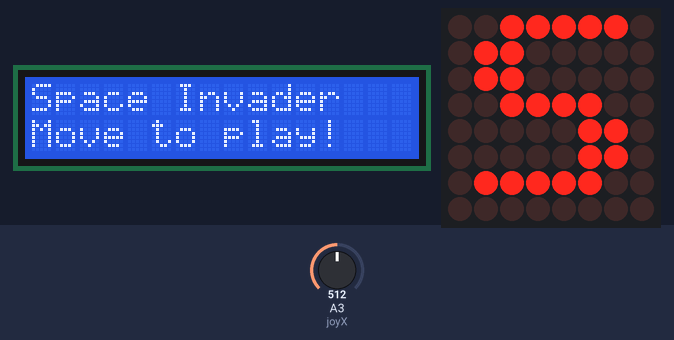
A sketch run on a simulated Arduino Uno, built with avr-gcc and run on an emulated ATmega328P. On the bench: 16×2 character LCD, 8×8 LED matrix. The inputs (shaded band) are chosen by the test bench; at power-on: A3 (joyX) = 512. Random numbers use the default seed unless the sketch sets one.

Above: at 1.2 s.
1.3 s: A3 (joyX) set to 584
2.8 s: A3 (joyX) set to 617
At 2.95 s:
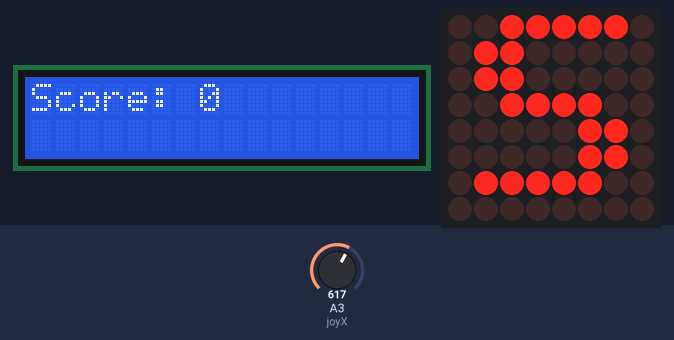
4.8 s: A3 (joyX) set to 414
6.9 s: A3 (joyX) set to 385
At 8.1 s:
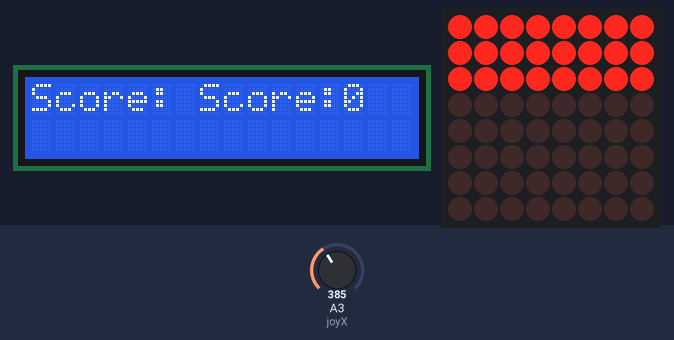
8.7 s: A3 (joyX) set to 610
At 9.23 s:
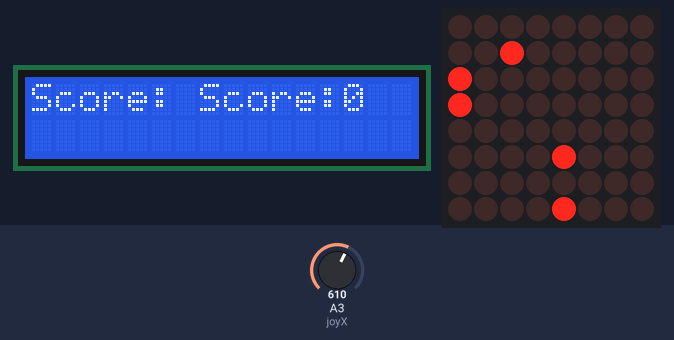
10.8 s: A3 (joyX) set to 390
At 10.87 s:
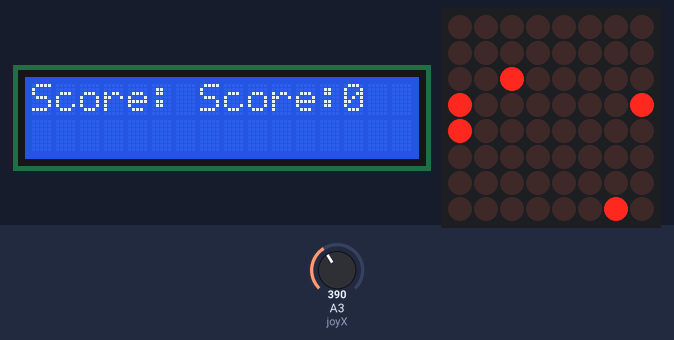

The sketch:

SpaceInvador.ino
```cpp
#include <LedControl.h>
#include <LiquidCrystal.h>

// MAX7219
LedControl lc(11, 13, 10, 1); // DIN, CLK, CS, 1 afficheur

// LCD1602 (sans I2C)
LiquidCrystal lcd(8, 7, 6, 5, 4, 3); // RS, E, D4, D5, D6, D7

// Joystick
const int joyX = A3;

// Vaisseau
int playerX = 3;
const int playerY = 7;

// Tir
int bulletX = -1;
int bulletY = -1;
bool bulletActive = false;

// Aliens
const int maxAliens = 3;
int alienX[maxAliens];
int alienY[maxAliens];

// Timer
unsigned long lastAlienMove = 0;
int alienSpeed = 1000;

// Score
int score = 0;

// État du jeu
bool gameStarted = false;

void setup() {
  // LCD
  lcd.begin(16, 2);
  lcd.print("Space Invader");
  lcd.setCursor(0, 1);
  lcd.print("Move to play!");

  // MAX7219
  lc.shutdown(0, false);
  lc.setIntensity(0, 8);
  lc.clearDisplay(0);
  showS(); // Affiche "S" en attente

  // Initialisation aléatoire
  randomSeed(analogRead(A0));
}

void loop() {
  if (!gameStarted) {
    int xVal = analogRead(joyX);
    if (xVal < 400 || xVal > 600) {
      gameStarted = true;
      lcd.clear();
      lcd.print("Score: 0");
      spawnAliens();
      delay(300); // évite double déclenchement
    }
    return;
  }

  readJoystick();
  moveBullet();
  moveAliens();
  drawGame();
  checkGameOver();
  updateScore();
  delay(100);
}

void readJoystick() {
  int xVal = analogRead(joyX);
  if (xVal < 400 && playerX > 0) {
    playerX--;
  } else if (xVal > 600 && playerX < 7) {
    playerX++;
  }

  if (!bulletActive) {
    bulletX = playerX;
    bulletY = playerY - 1;
    bulletActive = true;
  }
}

void moveBullet() {
  if (bulletActive) {
    bulletY--;
    if (bulletY < 0) {
      bulletActive = false;
    } else {
      for (int i = 0; i < maxAliens; i++) {
        if (alienX[i] == bulletX && alienY[i] == bulletY) {
          alienX[i] = random(0, 8);
          alienY[i] = 0;
          bulletActive = false;
          score++;
        }
      }
    }
  }
}

void spawnAliens() {
  for (int i = 0; i < maxAliens; i++) {
    alienX[i] = random(0, 8);
    alienY[i] = i;
  }
}

void moveAliens() {
  if (millis() - lastAlienMove > alienSpeed) {
    lastAlienMove = millis();
    for (int i = 0; i < maxAliens; i++) {
      alienY[i]++;
      if (alienY[i] > 7) {
        alienX[i] = random(0, 8);
        alienY[i] = 0;
      }
    }
  }
}

void drawGame() {
  lc.clearDisplay(0);
  lc.setLed(0, playerY, playerX, true);
  if (bulletActive) {
    lc.setLed(0, bulletY, bulletX, true);
  }
  for (int i = 0; i < maxAliens; i++) {
    lc.setLed(0, alienY[i], alienX[i], true);
  }
}

void checkGameOver() {
  for (int i = 0; i < maxAliens; i++) {
    if (alienY[i] == playerY && alienX[i] == playerX) {
      gameOver();
    }
  }
}

void gameOver() {
  lc.clearDisplay(0);
  for (int i = 0; i < 3; i++) {
    lc.setRow(0, i, B11111111);
    delay(150);
  }
  delay(1000);
  playerX = 3;
  bulletActive = false;
  score = 0;
  lcd.clear();
  lcd.print("Space Invader");
  lcd.setCursor(0, 1);
  lcd.print("Move to play!");
  gameStarted = false;
  showS();
}

void updateScore() {
  lcd.setCursor(7, 0);
  lcd.print("Score:");
  lcd.setCursor(13, 0);
  lcd.print(score);
}

void showS() {
  byte S[8] = {
    B00111110,
    B01100000,
    B01100000,
    B00111100,
    B00000110,
    B00000110,
    B01111100,
    B00000000
  };
  for (int i = 0; i < 8; i++) {
    lc.setRow(0, i, S[i]);
  }
}
```

Measured:
- the behaviour switches between 600 and 601 on A3 (joyX) (found by bisection; images 0 and 1)
- the behaviour switches between 400 and 399 on A3 (joyX) (found by bisection; images 1 and 2)
- after the input at 1.3 s, every drawn part: stays the same
- after the input at 2.8 s, the display: changes at once (image 1)
